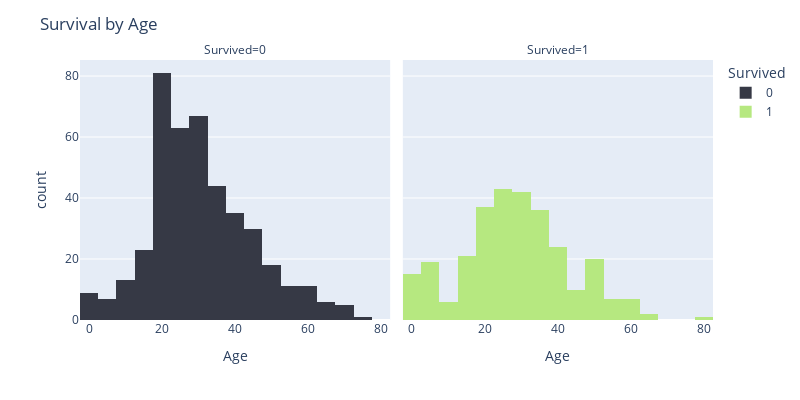

Write notebook code for a chart like this one.
### Code cell
fig = px.histogram(df, x="Age", facet_col="Survived", nbins=20,
                   color="Survived", color_discrete_sequence=["#363945", "#B6E880"])
fig.update_layout(height=400, width=800, title_text="Survival by Age")
fig.show()

### Figure 1 — Plotly figure (JSON) as saved in the notebook; plotly's stock layout.template omitted (floating-point values rounded to 4 significant figures; data arrays with more than 128 entries replaced by an {"elided": "..."} marker saying what was removed)
{"data": [{"alignmentgroup": "True", "bingroup": "x", "hovertemplate": "Survived=0<br>Age=%{x}<br>count=%{y}<extra></extra>", "legendgroup": "0", "marker": {"color": "#363945"}, "name": "0", "nbinsx": 20, "offsetgroup": "0", "orientation": "v", "showlegend": true, "type": "histogram", "x": {"elided": "549 float values"}, "xaxis": "x", "yaxis": "y"}, {"alignmentgroup": "True", "bingroup": "x", "hovertemplate": "Survived=1<br>Age=%{x}<br>count=%{y}<extra></extra>", "legendgroup": "1", "marker": {"color": "#B6E880"}, "name": "1", "nbinsx": 20, "offsetgroup": "1", "orientation": "v", "showlegend": true, "type": "histogram", "x": {"elided": "342 float values"}, "xaxis": "x2", "yaxis": "y2"}], "layout": {"annotations": [{"font": {}, "showarrow": false, "text": "Survived=0", "x": 0.245, "xanchor": "center", "xref": "paper", "y": 1, "yanchor": "bottom", "yref": "paper"}, {"font": {}, "showarrow": false, "text": "Survived=1", "x": 0.755, "xanchor": "center", "xref": "paper", "y": 1, "yanchor": "bottom", "yref": "paper"}], "barmode": "relative", "height": 400, "legend": {"title": {"text": "Survived"}, "tracegroupgap": 0}, "margin": {"t": 60}, "title": {"text": "Survival by Age"}, "width": 800, "xaxis": {"anchor": "y", "domain": [0, 0.49], "title": {"text": "Age"}}, "xaxis2": {"anchor": "y2", "domain": [0.51, 1], "matches": "x", "title": {"text": "Age"}}, "yaxis": {"anchor": "x", "domain": [0, 1], "title": {"text": "count"}}, "yaxis2": {"anchor": "x2", "domain": [0, 1], "matches": "y", "showticklabels": false}}}
